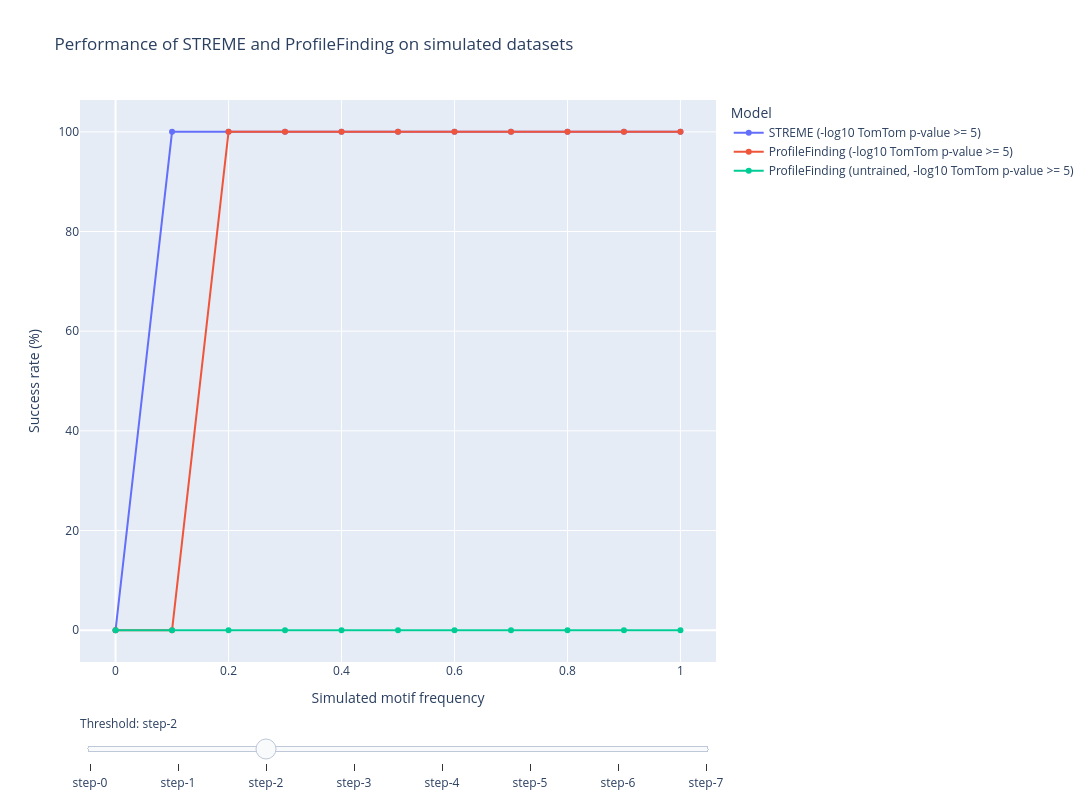

Notebook cell for this chart:
### Code cell
fig = go.Figure()
for threshold in thresholds:
    fig.add_trace(go.Scatter(
        x=x,
        y=y[threshold]["y_streme"],
        mode='lines+markers',
        name=f'STREME (-log10 TomTom p-value >= {threshold})',
    ))
    fig.add_trace(go.Scatter(
        x=x,
        y=y[threshold]["y_profilefinding"],
        mode='lines+markers',
        name=f'ProfileFinding (-log10 TomTom p-value >= {threshold})',
    ))
    fig.add_trace(go.Scatter(
        x=x,
        y=y[threshold]["y_profilefinding_init"],
        mode='lines+markers',
        name=f'ProfileFinding (untrained, -log10 TomTom p-value >= {threshold})',
    ))

fig.update_layout(
    title='Performance of STREME and ProfileFinding on simulated datasets',
    xaxis_title='Simulated motif frequency',
    yaxis_title=f'Success rate (%)',
    legend_title='Model',
    width=1200,
    height=800,
)

# Make 2nd trace-set visible
for i in range(len(fig.data)):
    fig.data[i].visible = False
for i in range(3*2, 3*3):
    fig.data[i].visible = True

# Create and add slider
steps = []
for i in range(len(thresholds)):
    step = dict(
        method="update",
        args=[{"visible": [False] * len(fig.data),}],  # layout attribute
    )
    step["args"][0]["visible"][3*i] = True  # Toggle i'th trace to "visible"
    step["args"][0]["visible"][3*i+1] = True  # Toggle i'th trace to "visible"
    step["args"][0]["visible"][3*i+2] = True  # Toggle i'th trace to "visible"
    steps.append(step)

sliders = [dict(
    active=2,
    currentvalue={"prefix": "Threshold: "},
    pad={"t": 50},
    steps=steps
)]

fig.update_layout(
    sliders=sliders
)

fig.show()

### Figure 1 — Plotly figure (JSON) as saved in the notebook; plotly's stock layout.template omitted (floating-point values rounded to 4 significant figures)
{"data": [{"mode": "lines+markers", "name": "STREME (-log10 TomTom p-value >= 3)", "type": "scatter", "visible": false, "x": [0, 0.1, 0.2, 0.3, 0.4, 0.5, 0.6, 0.7, 0.8, 0.9, 1], "y": [0, 100, 100, 100, 100, 100, 100, 100, 100, 100, 100]}, {"mode": "lines+markers", "name": "ProfileFinding (-log10 TomTom p-value >= 3)", "type": "scatter", "visible": false, "x": [0, 0.1, 0.2, 0.3, 0.4, 0.5, 0.6, 0.7, 0.8, 0.9, 1], "y": [0, 100, 100, 100, 100, 100, 100, 100, 100, 100, 100]}, {"mode": "lines+markers", "name": "ProfileFinding (untrained, -log10 TomTom p-value >= 3)", "type": "scatter", "visible": false, "x": [0, 0.1, 0.2, 0.3, 0.4, 0.5, 0.6, 0.7, 0.8, 0.9, 1], "y": [100, 0, 0, 0, 0, 0, 0, 0, 0, 0, 0]}, {"mode": "lines+markers", "name": "STREME (-log10 TomTom p-value >= 4)", "type": "scatter", "visible": false, "x": [0, 0.1, 0.2, 0.3, 0.4, 0.5, 0.6, 0.7, 0.8, 0.9, 1], "y": [0, 100, 100, 100, 100, 100, 100, 100, 100, 100, 100]}, {"mode": "lines+markers", "name": "ProfileFinding (-log10 TomTom p-value >= 4)", "type": "scatter", "visible": false, "x": [0, 0.1, 0.2, 0.3, 0.4, 0.5, 0.6, 0.7, 0.8, 0.9, 1], "y": [0, 0, 100, 100, 100, 100, 100, 100, 100, 100, 100]}, {"mode": "lines+markers", "name": "ProfileFinding (untrained, -log10 TomTom p-value >= 4)", "type": "scatter", "visible": false, "x": [0, 0.1, 0.2, 0.3, 0.4, 0.5, 0.6, 0.7, 0.8, 0.9, 1], "y": [0, 0, 0, 0, 0, 0, 0, 0, 0, 0, 0]}, {"mode": "lines+markers", "name": "STREME (-log10 TomTom p-value >= 5)", "type": "scatter", "visible": true, "x": [0, 0.1, 0.2, 0.3, 0.4, 0.5, 0.6, 0.7, 0.8, 0.9, 1], "y": [0, 100, 100, 100, 100, 100, 100, 100, 100, 100, 100]}, {"mode": "lines+markers", "name": "ProfileFinding (-log10 TomTom p-value >= 5)", "type": "scatter", "visible": true, "x": [0, 0.1, 0.2, 0.3, 0.4, 0.5, 0.6, 0.7, 0.8, 0.9, 1], "y": [0, 0, 100, 100, 100, 100, 100, 100, 100, 100, 100]}, {"mode": "lines+markers", "name": "ProfileFinding (untrained, -log10 TomTom p-value >= 5)", "type": "scatter", "visible": true, "x": [0, 0.1, 0.2, 0.3, 0.4, 0.5, 0.6, 0.7, 0.8, 0.9, 1], "y": [0, 0, 0, 0, 0, 0, 0, 0, 0, 0, 0]}, {"mode": "lines+markers", "name": "STREME (-log10 TomTom p-value >= 6)", "type": "scatter", "visible": false, "x": [0, 0.1, 0.2, 0.3, 0.4, 0.5, 0.6, 0.7, 0.8, 0.9, 1], "y": [0, 0, 100, 100, 100, 100, 100, 100, 100, 100, 100]}, {"mode": "lines+markers", "name": "ProfileFinding (-log10 TomTom p-value >= 6)", "type": "scatter", "visible": false, "x": [0, 0.1, 0.2, 0.3, 0.4, 0.5, 0.6, 0.7, 0.8, 0.9, 1], "y": [0, 0, 100, 100, 100, 100, 100, 100, 100, 100, 100]}, {"mode": "lines+markers", "name": "ProfileFinding (untrained, -log10 TomTom p-value >= 6)", "type": "scatter", "visible": false, "x": [0, 0.1, 0.2, 0.3, 0.4, 0.5, 0.6, 0.7, 0.8, 0.9, 1], "y": [0, 0, 0, 0, 0, 0, 0, 0, 0, 0, 0]}, {"mode": "lines+markers", "name": "STREME (-log10 TomTom p-value >= 7)", "type": "scatter", "visible": false, "x": [0, 0.1, 0.2, 0.3, 0.4, 0.5, 0.6, 0.7, 0.8, 0.9, 1], "y": [0, 0, 100, 100, 100, 100, 100, 100, 100, 100, 100]}, {"mode": "lines+markers", "name": "ProfileFinding (-log10 TomTom p-value >= 7)", "type": "scatter", "visible": false, "x": [0, 0.1, 0.2, 0.3, 0.4, 0.5, 0.6, 0.7, 0.8, 0.9, 1], "y": [0, 0, 100, 100, 100, 100, 100, 100, 100, 100, 100]}, {"mode": "lines+markers", "name": "ProfileFinding (untrained, -log10 TomTom p-value >= 7)", "type": "scatter", "visible": false, "x": [0, 0.1, 0.2, 0.3, 0.4, 0.5, 0.6, 0.7, 0.8, 0.9, 1], "y": [0, 0, 0, 0, 0, 0, 0, 0, 0, 0, 0]}, {"mode": "lines+markers", "name": "STREME (-log10 TomTom p-value >= 8)", "type": "scatter", "visible": false, "x": [0, 0.1, 0.2, 0.3, 0.4, 0.5, 0.6, 0.7, 0.8, 0.9, 1], "y": [0, 0, 0, 100, 0, 100, 100, 100, 0, 100, 100]}, {"mode": "lines+markers", "name": "ProfileFinding (-log10 TomTom p-value >= 8)", "type": "scatter", "visible": false, "x": [0, 0.1, 0.2, 0.3, 0.4, 0.5, 0.6, 0.7, 0.8, 0.9, 1], "y": [0, 0, 100, 100, 100, 100, 100, 100, 100, 100, 100]}, {"mode": "lines+markers", "name": "ProfileFinding (untrained, -log10 TomTom p-value >= 8)", "type": "scatter", "visible": false, "x": [0, 0.1, 0.2, 0.3, 0.4, 0.5, 0.6, 0.7, 0.8, 0.9, 1], "y": [0, 0, 0, 0, 0, 0, 0, 0, 0, 0, 0]}, {"mode": "lines+markers", "name": "STREME (-log10 TomTom p-value >= 9)", "type": "scatter", "visible": false, "x": [0, 0.1, 0.2, 0.3, 0.4, 0.5, 0.6, 0.7, 0.8, 0.9, 1], "y": [0, 0, 0, 0, 0, 100, 100, 100, 0, 100, 100]}, {"mode": "lines+markers", "name": "ProfileFinding (-log10 TomTom p-value >= 9)", "type": "scatter", "visible": false, "x": [0, 0.1, 0.2, 0.3, 0.4, 0.5, 0.6, 0.7, 0.8, 0.9, 1], "y": [0, 0, 100, 100, 100, 100, 100, 100, 100, 100, 100]}, {"mode": "lines+markers", "name": "ProfileFinding (untrained, -log10 TomTom p-value >= 9)", "type": "scatter", "visible": false, "x": [0, 0.1, 0.2, 0.3, 0.4, 0.5, 0.6, 0.7, 0.8, 0.9, 1], "y": [0, 0, 0, 0, 0, 0, 0, 0, 0, 0, 0]}, {"mode": "lines+markers", "name": "STREME (-log10 TomTom p-value >= 10)", "type": "scatter", "visible": false, "x": [0, 0.1, 0.2, 0.3, 0.4, 0.5, 0.6, 0.7, 0.8, 0.9, 1], "y": [0, 0, 0, 0, 0, 0, 100, 0, 0, 100, 100]}, {"mode": "lines+markers", "name": "ProfileFinding (-log10 TomTom p-value >= 10)", "type": "scatter", "visible": false, "x": [0, 0.1, 0.2, 0.3, 0.4, 0.5, 0.6, 0.7, 0.8, 0.9, 1], "y": [0, 0, 100, 100, 100, 100, 100, 100, 100, 100, 100]}, {"mode": "lines+markers", "name": "ProfileFinding (untrained, -log10 TomTom p-value >= 10)", "type": "scatter", "visible": false, "x": [0, 0.1, 0.2, 0.3, 0.4, 0.5, 0.6, 0.7, 0.8, 0.9, 1], "y": [0, 0, 0, 0, 0, 0, 0, 0, 0, 0, 0]}], "layout": {"height": 800, "legend": {"title": {"text": "Model"}}, "sliders": [{"active": 2, "currentvalue": {"prefix": "Threshold: "}, "pad": {"t": 50}, "steps": [{"args": [{"visible": [true, true, true, false, false, false, false, false, false, false, false, false, false, false, false, false, false, false, false, false, false, false, false, false]}], "method": "update"}, {"args": [{"visible": [false, false, false, true, true, true, false, false, false, false, false, false, false, false, false, false, false, false, false, false, false, false, false, false]}], "method": "update"}, {"args": [{"visible": [false, false, false, false, false, false, true, true, true, false, false, false, false, false, false, false, false, false, false, false, false, false, false, false]}], "method": "update"}, {"args": [{"visible": [false, false, false, false, false, false, false, false, false, true, true, true, false, false, false, false, false, false, false, false, false, false, false, false]}], "method": "update"}, {"args": [{"visible": [false, false, false, false, false, false, false, false, false, false, false, false, true, true, true, false, false, false, false, false, false, false, false, false]}], "method": "update"}, {"args": [{"visible": [false, false, false, false, false, false, false, false, false, false, false, false, false, false, false, true, true, true, false, false, false, false, false, false]}], "method": "update"}, {"args": [{"visible": [false, false, false, false, false, false, false, false, false, false, false, false, false, false, false, false, false, false, true, true, true, false, false, false]}], "method": "update"}, {"args": [{"visible": [false, false, false, false, false, false, false, false, false, false, false, false, false, false, false, false, false, false, false, false, false, true, true, true]}], "method": "update"}]}], "title": {"text": "Performance of STREME and ProfileFinding on simulated datasets"}, "width": 1200, "xaxis": {"title": {"text": "Simulated motif frequency"}}, "yaxis": {"title": {"text": "Success rate (%)"}}}}
